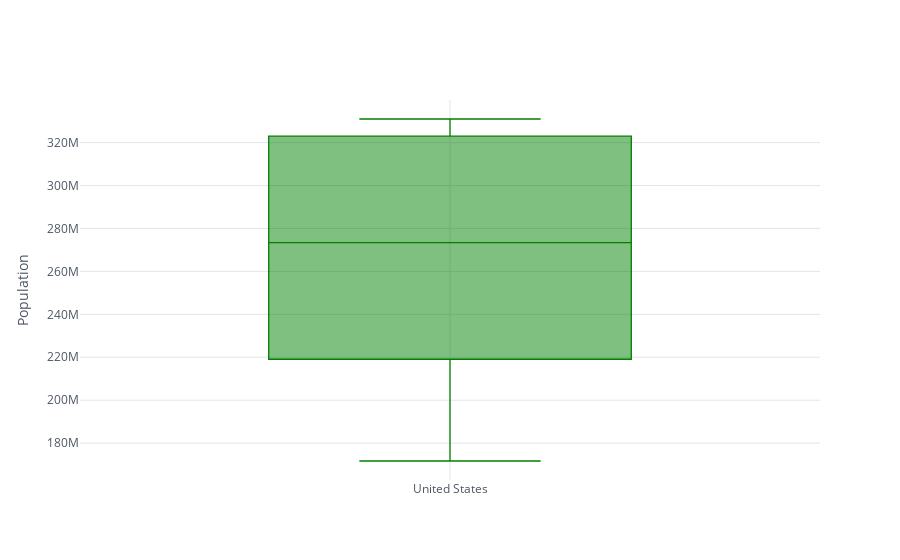

This figure's notebook cell:
### Markdown cell above
# Boxplot (Caja y bigotes)

### Code cell
# Población de Estados Unidos
df_population['United States'].iplot(kind='box', color='green', 
                                     yTitle='Population')

### Figure 1 — Plotly figure (JSON) as saved in the notebook; plotly's stock layout.template omitted (floating-point values rounded to 4 significant figures)
{"data": [{"boxpoints": false, "line": {"width": 1.3}, "marker": {"color": "rgba(0, 128, 0, 1.0)"}, "name": "United States", "orientation": "v", "type": "box", "y": [171685336, 186720571, 199733676, 209513341, 219081251, 229476354, 240499825, 252120309, 265163745, 281710909, 294993511, 309011475, 320878310, 323015995, 325084756, 327096265, 329064917, 331002651]}], "layout": {"legend": {"bgcolor": "#FFFFFF", "font": {"color": "#4D5663"}}, "paper_bgcolor": "#FFFFFF", "plot_bgcolor": "#FFFFFF", "title": {"font": {"color": "#4D5663"}}, "xaxis": {"gridcolor": "#E1E5ED", "showgrid": true, "tickfont": {"color": "#4D5663"}, "title": {"font": {"color": "#4D5663"}, "text": ""}, "zerolinecolor": "#E1E5ED"}, "yaxis": {"gridcolor": "#E1E5ED", "showgrid": true, "tickfont": {"color": "#4D5663"}, "title": {"font": {"color": "#4D5663"}, "text": "Population"}, "zerolinecolor": "#E1E5ED"}}}
